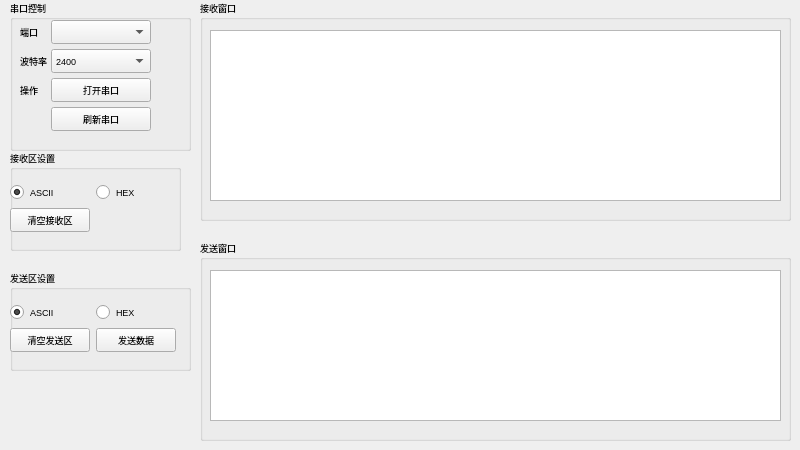
    <widget class="QWidget" name="serial_tab">
     <attribute name="title">
      <string>串口助手</string>
     </attribute>
     <widget class="QGroupBox" name="groupBox">
      <property name="geometry">
       <rect>
        <x>10</x>
        <y>0</y>
        <width>181</width>
        <height>151</height>
       </rect>
      </property>
      <property name="font">
       <font>
        <pointsize>7</pointsize>
       </font>
      </property>
      <property name="title">
       <string>串口控制</string>
      </property>
      <widget class="QWidget" name="formLayoutWidget">
       <property name="geometry">
        <rect>
         <x>10</x>
         <y>20</y>
         <width>151</width>
         <height>121</height>
        </rect>
       </property>
       <property name="font">
        <font>
         <pointsize>7</pointsize>
        </font>
       </property>
       <layout class="QFormLayout" name="formLayout">
        <property name="horizontalSpacing">
         <number>4</number>
        </property>
        <property name="verticalSpacing">
         <number>5</number>
        </property>
        <item row="0" column="0">
         <widget class="QLabel" name="label">
          <property name="font">
           <font>
            <pointsize>7</pointsize>
           </font>
          </property>
          <property name="text">
           <string>端口</string>
          </property>
         </widget>
        </item>
        <item row="0" column="1">
         <widget class="QComboBox" name="serial_com_Box">
          <property name="minimumSize">
           <size>
            <width>75</width>
            <height>24</height>
           </size>
          </property>
          <property name="maximumSize">
           <size>
            <width>100</width>
            <height>24</height>
           </size>
          </property>
          <property name="font">
           <font>
            <pointsize>7</pointsize>
           </font>
          </property>
         </widget>
        </item>
        <item row="1" column="0">
         <widget class="QLabel" name="label_2">
          <property name="font">
           <font>
            <pointsize>7</pointsize>
           </font>
          </property>
          <property name="text">
           <string>波特率</string>
          </property>
         </widget>
        </item>
        <item row="1" column="1">
         <widget class="QComboBox" name="serialcom_baud_box">
          <property name="minimumSize">
           <size>
            <width>75</width>
            <height>24</height>
           </size>
          </property>
          <property name="maximumSize">
           <size>
            <width>100</width>
            <height>24</height>
           </size>
          </property>
          <property name="font">
           <font>
            <pointsize>7</pointsize>
           </font>
          </property>
          <item>
           <property name="text">
            <string>2400</string>
           </property>
          </item>
          <item>
           <property name="text">
            <string>4800</string>
           </property>
          </item>
          <item>
           <property name="text">
            <string>9600</string>
           </property>
          </item>
          <item>
           <property name="text">
            <string>19200</string>
           </property>
          </item>
          <item>
           <property name="text">
            <string>38400</string>
           </property>
          </item>
          <item>
           <property name="text">
            <string>57600</string>
           </property>
          </item>
          <item>
           <property name="text">
            <string>115200</string>
           </property>
          </item>
         </widget>
        </item>
        <item row="2" column="0">
         <widget class="QLabel" name="label_3">
          <property name="font">
           <font>
            <pointsize>7</pointsize>
           </font>
          </property>
          <property name="text">
           <string>操作</string>
          </property>
         </widget>
        </item>
        <item row="2" column="1">
         <widget class="QPushButton" name="serial_connect_button">
          <property name="minimumSize">
           <size>
            <width>75</width>
            <height>24</height>
           </size>
          </property>
          <property name="maximumSize">
           <size>
            <width>100</width>
            <height>24</height>
           </size>
          </property>
          <property name="font">
           <font>
            <pointsize>7</pointsize>
           </font>
          </property>
          <property name="text">
           <string>打开串口</string>
          </property>
         </widget>
        </item>
        <item row="3" column="1">
         <widget class="QPushButton" name="rush_serial_button">
          <property name="minimumSize">
           <size>
            <width>75</width>
            <height>24</height>
           </size>
          </property>
          <property name="maximumSize">
           <size>
            <width>100</width>
            <height>24</height>
           </size>
          </property>
          <property name="font">
           <font>
            <pointsize>7</pointsize>
           </font>
          </property>
          <property name="text">
           <string>刷新串口</string>
          </property>
         </widget>
        </item>
       </layout>
      </widget>
     </widget>
     <widget class="QGroupBox" name="groupBox_2">
      <property name="geometry">
       <rect>
        <x>200</x>
        <y>0</y>
        <width>591</width>
        <height>221</height>
       </rect>
      </property>
      <property name="font">
       <font>
        <pointsize>7</pointsize>
       </font>
      </property>
      <property name="title">
       <string>接收窗口</string>
      </property>
      <widget class="QTextBrowser" name="rx_display">
       <property name="geometry">
        <rect>
         <x>10</x>
         <y>30</y>
         <width>571</width>
         <height>171</height>
        </rect>
       </property>
       <property name="font">
        <font>
         <pointsize>7</pointsize>
        </font>
       </property>
      </widget>
     </widget>
     <widget class="QGroupBox" name="groupBox_3">
      <property name="geometry">
       <rect>
        <x>200</x>
        <y>240</y>
        <width>591</width>
        <height>201</height>
       </rect>
      </property>
      <property name="font">
       <font>
        <pointsize>7</pointsize>
       </font>
      </property>
      <property name="title">
       <string>发送窗口</string>
      </property>
      <widget class="QPlainTextEdit" name="tx_display">
       <property name="geometry">
        <rect>
         <x>10</x>
         <y>30</y>
         <width>571</width>
         <height>151</height>
        </rect>
       </property>
       <property name="font">
        <font>
         <pointsize>7</pointsize>
        </font>
       </property>
      </widget>
     </widget>
     <widget class="QGroupBox" name="groupBox_4">
      <property name="geometry">
       <rect>
        <x>10</x>
        <y>150</y>
        <width>171</width>
        <height>101</height>
       </rect>
      </property>
      <property name="font">
       <font>
        <pointsize>7</pointsize>
       </font>
      </property>
      <property name="title">
       <string>接收区设置</string>
      </property>
      <widget class="QWidget" name="formLayoutWidget_2">
       <property name="geometry">
        <rect>
         <x>0</x>
         <y>30</y>
         <width>168</width>
         <height>54</height>
        </rect>
       </property>
       <property name="font">
        <font>
         <pointsize>7</pointsize>
        </font>
       </property>
       <layout class="QFormLayout" name="formLayout_2">
        <property name="verticalSpacing">
         <number>4</number>
        </property>
        <item row="0" column="0">
         <widget class="QRadioButton" name="rx_ASCII_Button">
          <property name="minimumSize">
           <size>
            <width>80</width>
            <height>24</height>
           </size>
          </property>
          <property name="font">
           <font>
            <pointsize>7</pointsize>
           </font>
          </property>
          <property name="text">
           <string>ASCII</string>
          </property>
          <property name="checked">
           <bool>true</bool>
          </property>
         </widget>
        </item>
        <item row="0" column="1">
         <widget class="QRadioButton" name="rx_HEX_Button">
          <property name="minimumSize">
           <size>
            <width>80</width>
            <height>24</height>
           </size>
          </property>
          <property name="font">
           <font>
            <pointsize>7</pointsize>
           </font>
          </property>
          <property name="text">
           <string>HEX</string>
          </property>
         </widget>
        </item>
        <item row="1" column="0">
         <widget class="QPushButton" name="clear_rx_display">
          <property name="minimumSize">
           <size>
            <width>80</width>
            <height>24</height>
           </size>
          </property>
          <property name="font">
           <font>
            <pointsize>7</pointsize>
           </font>
          </property>
          <property name="text">
           <string>清空接收区</string>
          </property>
         </widget>
        </item>
       </layout>
      </widget>
     </widget>
     <widget class="QGroupBox" name="groupBox_5">
      <property name="geometry">
       <rect>
        <x>10</x>
        <y>270</y>
        <width>181</width>
        <height>101</height>
       </rect>
      </property>
      <property name="font">
       <font>
        <pointsize>7</pointsize>
       </font>
      </property>
      <property name="title">
       <string>发送区设置</string>
      </property>
      <widget class="QWidget" name="formLayoutWidget_3">
       <property name="geometry">
        <rect>
         <x>0</x>
         <y>30</y>
         <width>171</width>
         <height>61</height>
        </rect>
       </property>
       <property name="font">
        <font>
         <pointsize>7</pointsize>
        </font>
       </property>
       <layout class="QFormLayout" name="formLayout_3">
        <property name="formAlignment">
         <set>Qt::AlignLeading|Qt::AlignLeft|Qt::AlignTop</set>
        </property>
        <property name="verticalSpacing">
         <number>4</number>
        </property>
        <item row="0" column="0">
         <widget class="QRadioButton" name="tx_ASCII_Button">
          <property name="minimumSize">
           <size>
            <width>80</width>
            <height>24</height>
           </size>
          </property>
          <property name="font">
           <font>
            <pointsize>7</pointsize>
           </font>
          </property>
          <property name="text">
           <string>ASCII</string>
          </property>
          <property name="checked">
           <bool>true</bool>
          </property>
         </widget>
        </item>
        <item row="1" column="0">
         <widget class="QPushButton" name="clear_tx_display">
          <property name="minimumSize">
           <size>
            <width>80</width>
            <height>24</height>
           </size>
          </property>
          <property name="font">
           <font>
            <pointsize>7</pointsize>
           </font>
          </property>
          <property name="text">
           <string>清空发送区</string>
          </property>
         </widget>
        </item>
        <item row="0" column="1">
         <widget class="QRadioButton" name="tx_HEX_Button">
          <property name="minimumSize">
           <size>
            <width>80</width>
            <height>24</height>
           </size>
          </property>
          <property name="font">
           <font>
            <pointsize>7</pointsize>
           </font>
          </property>
          <property name="text">
           <string>HEX</string>
          </property>
         </widget>
        </item>
        <item row="1" column="1">
         <widget class="QPushButton" name="tx_data_Button">
          <property name="maximumSize">
           <size>
            <width>80</width>
            <height>24</height>
           </size>
          </property>
          <property name="font">
           <font>
            <pointsize>7</pointsize>
           </font>
          </property>
          <property name="text">
           <string>发送数据</string>
          </property>
         </widget>
        </item>
       </layout>
      </widget>
     </widget>
    </widget>
